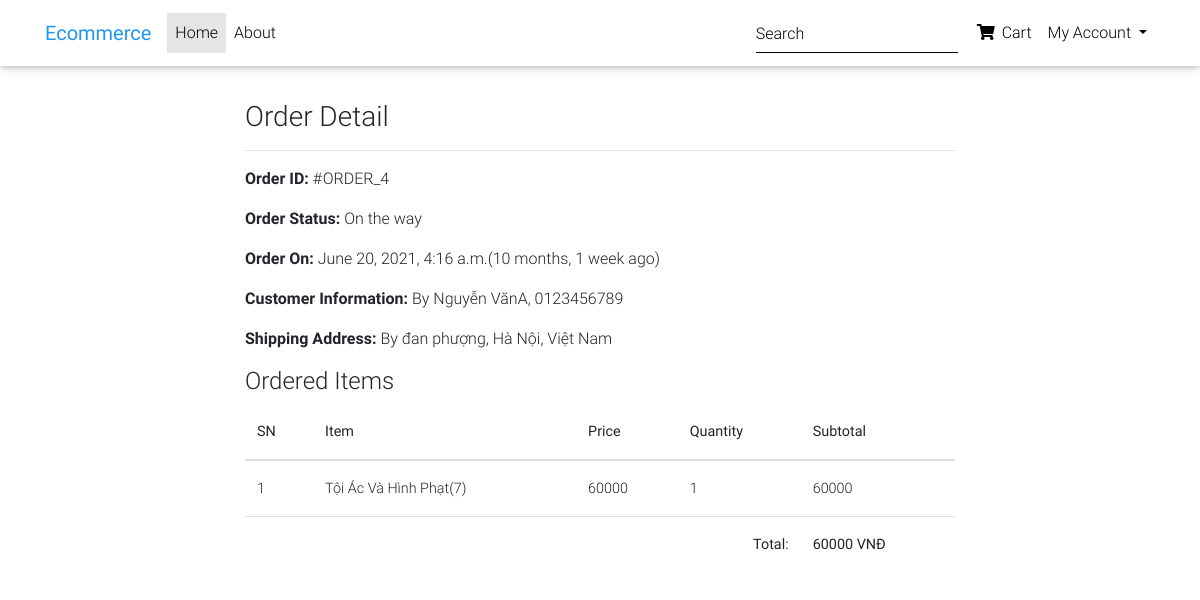
Screenshot of /profile/order-4/ (signed in) with the database file from the repository.
### home/models.py (models this page shows, shortened)
class Order(models.Model):
    cart = models.OneToOneField(Cart, on_delete=models.CASCADE)
    customer = models.ForeignKey(Customer, on_delete= models.CASCADE)
    lastname = models.CharField(max_length=20)
    subtotal = models.PositiveIntegerField()
    discount = models.PositiveIntegerField()
    total = models.PositiveIntegerField()
    order_statusID = models.ForeignKey(OrderStatus, on_delete=models.CASCADE)
    order_status = models.CharField(max_length=50, choices=ORDER_STATUS)
    created_at = models.DateTimeField(auto_now_add=True)
    payment_methodID = models.ForeignKey(PaymentMethod, on_delete=models.CASCADE)
    payment_method = models.CharField(
        max_length=20, choices=METHOD, default="Cash On Delivery")
    payment_completed = models.BooleanField(
        default=False, null=True, blank=True)

class Customer(models.Model):
    user = models.OneToOneField(User, on_delete=models.CASCADE)
    full_name = models.OneToOneField(FullName, on_delete=models.CASCADE)
    lastname = models.CharField(max_length=20)
    joined_on = models.DateTimeField(auto_now_add=True)
    mobile = models.CharField(max_length=10)

class FullName(models.Model):
    firstname = models.CharField(max_length=20)
    lastname = models.CharField(max_length=20)
    def __str__(self):
        return self.firstname + self.lastname

class Address(models.Model):
    customer= models.ForeignKey(Customer,on_delete=models.SET_NULL,null=True)
    order = models.ForeignKey(Order,on_delete=models.SET_NULL,null=True)
    address = models.CharField(max_length=200,null=False)
    city = models.CharField(max_length=200,null= False)
    state = models.CharField(max_length=200,null=False)
    zipcode = models.CharField(max_length=200,null=False)
    date_added = models.DateTimeField(auto_now_add=True)

class CartProduct(models.Model):
    cart = models.ForeignKey(Cart, on_delete=models.CASCADE)
    product = models.ForeignKey(Product, on_delete=models.CASCADE)
    price = models.PositiveIntegerField()
    quantity = models.PositiveIntegerField()
    subtotal = models.PositiveIntegerField()

class Product(models.Model):
    title = models.CharField(max_length=200)
    slug = models.SlugField(unique=True)
    warranty = models.ForeignKey(Warranty, on_delete= models.CASCADE)
    price = models.ForeignKey(Price, on_delete= models.CASCADE)
    category = models.ForeignKey(Category, on_delete=models.CASCADE)
    image = models.ImageField(upload_to="products")
    description = models.TextField()
    view_count = models.PositiveIntegerField(default=0)

### home/views.py (the view)
# urls.py: path("profile/order-<int:pk>/",CustomerOrderDetailView.as_view(), name="customerorderdetail"),
class CustomerOrderDetailView(TemplateView):
    template_name = "customerorderdetail.html"
    def dispatch(self, request, *args, **kwargs):
        if request.user.is_authenticated and Customer.objects.filter(user=request.user).exists():
            order_id = self.kwargs["pk"]
            order = Order.objects.get(id=order_id)
            if request.user.customer != order.cart.customer:
                return redirect("customerprofile")
        else:
            return redirect("/login/?next=/profile/")
        return super().dispatch(request, *args, **kwargs)
    def get_context_data(self, **kwargs):
        context = super().get_context_data(**kwargs)
        order_id = self.kwargs["pk"]
        order = Order.objects.get(id=order_id)
        address = Address.objects.get(order = order)
        context["ord_obj"]  = order
        context["address"] = address
        return context

### templates/customerorderdetail.html (shortened to what this page needs)
{% extends "base.html" %}
{% block content %}
<div class="container">
    <div class="row">
        <div class="col-md-8 mx-auto">
            <h3>Order Detail</h3><hr>
            <p><span class="font-weight-bold">Order ID: </span> #ORDER_{{ord_obj.id}}</p>
            <p><span class="font-weight-bold">Order Status: </span> {{ord_obj.order_status}}</p>
            <p><span class="font-weight-bold">Order On: </span> {{ord_obj.created_at}}({{ord_obj.created_at|timesince}} ago)</p>
            <p><span class="font-weight-bold">Customer Information: </span> By {{ord_obj.customer.full_name}}, {{ord_obj.customer.mobile}}</p>
            <p><span class="font-weight-bold">Shipping Address: </span> By {{address.address}}, {{address.city}}, {{address.state}}</p>
            <h4>Ordered Items</h4>
            <table class="table">
                <thead>
                    <tr>
                        <th>SN</th>
                        <th>Item</th>
                        <th>Price</th>
                        <th>Quantity</th>
                        <th>Subtotal</th>
                    </tr>
                </thead>
                <tbody>
                    {% for cp in ord_obj.cart.cartproduct_set.all %}
                    <tr>
                        <td>{{forloop.counter}}</td>
                        <td><a target="_blank" href="{% url 'product-detail' cp.product.slug %}">{{cp.product.title}}({{cp.product.id}})</a></td>
                        <td>{{cp.price}}</td>
                        <td>{{cp.quantity}}</td>
                        <td>{{cp.subtotal}}</td>
                    </tr>
                    {% endfor %}
                    <tr>
                        <th colspan="4" class="text-right">Total: </th>
                        <th>{{ord_obj.total}} VNĐ</th>
                    </tr>
                </tbody>
            </table>
        </div>
    </div>
</div>
{% endblock %}

### templates/base.html (style rules this page uses)
html, body, header, .carousel { height: 60vh; }

### rows the page displays
Order: id "4", order_status "On the way", created_at "June 20, 2021, 4:16 a.m.", created_at "10 months, 1 week", customer.full_name "Nguyễn VănA", customer.mobile "0123456789", total "60000"
Address: address "đan phượng", city "Hà Nội", state "Việt Nam"
CartProduct: product "Tội Ác Và Hình Phạt", product.id "7", price "60000", quantity "1", subtotal "60000"
